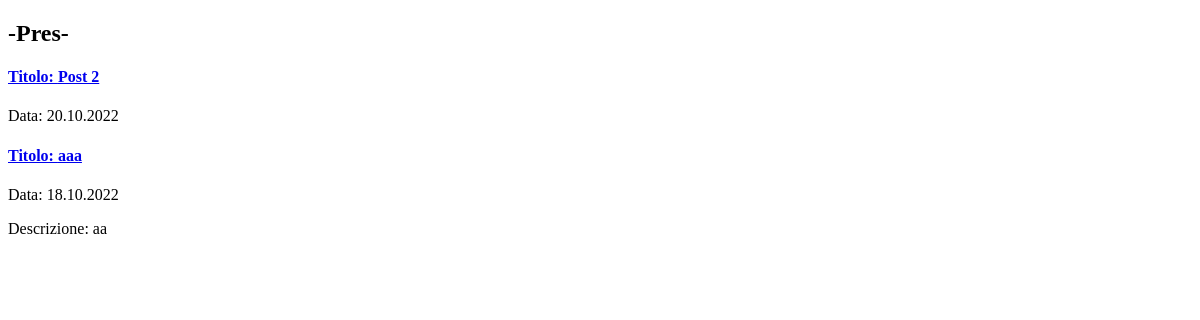
Before: /pres-news with the older database file.
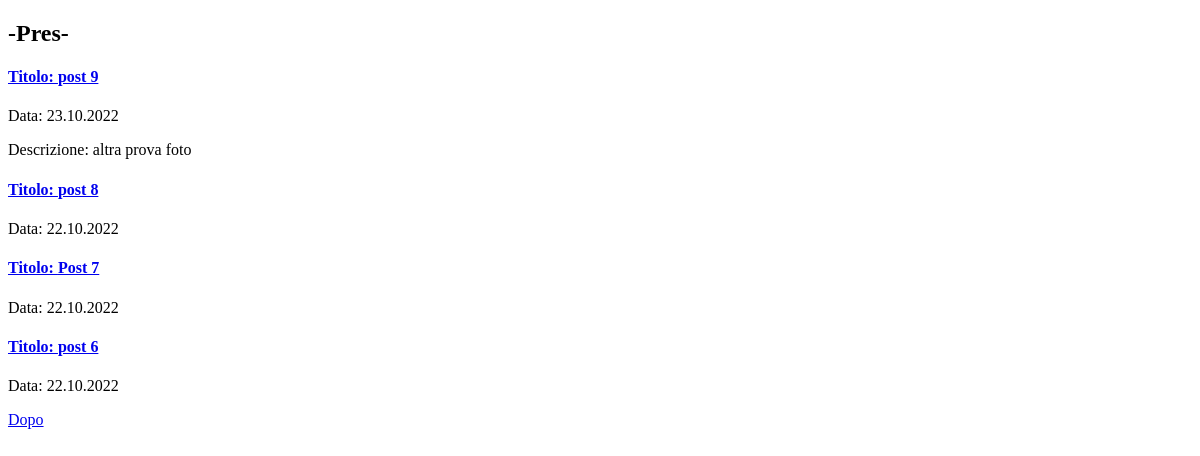
After: the same page with the newer database file.
### blog/models.py (models this page shows, shortened)
class Post(db.Model):
    id = db.Column(db.Integer, primary_key=True)
    user_id = db.Column(db.Integer(), db.ForeignKey('user.id'), nullable=False)
    created_at = db.Column(db.DateTime, default=datetime.now)
    title = db.Column(db.String(120), nullable=False)
    slug = db.Column(db.String(250))
    description = db.Column(db.String(120))
    body = db.Column(db.Text, nullable=False)
    cover = db.Column(db.String(120))

### blog/routes.py (the view)
@app.route("/pres-news")
def pres_news():
    page_number = request.args.get("page", 1, type=int)
    posts = Post.query.order_by(Post.created_at.desc()).paginate(page=page_number, per_page=4, error_out=True)
    if posts.has_next:
        next_page = url_for("pres_news", page=posts.next_num)
    else:
        next_page = None
    if posts.has_prev:
        previous_page = url_for("pres_news", page=posts.prev_num)
    else:
        previous_page = None
    return render_template("Pres_news.html", posts=posts, current_page=page_number,
                            next_page=next_page, previous_page=previous_page)

### blog/templates/pres_news.html (shortened to what this page needs)
{% extends "base.html" %}
{% block content %}
<h2>-Pres-</h2>
    {% for post in posts.items %}
        <h4><a href="{{ url_for('article', post_slug=post.slug) }}">Titolo: {{post.title}}</a></h4>
        <p>Data: {{post.created_at.strftime('%d.%m.%Y')}}</p>
        {% if post.description %}<p>Descrizione: {{post.description}}</p>{% endif %}
    {% endfor %}
    <div>
        {% if next_page %}<a href=" {{next_page}} ">Dopo</a>{% endif %}
    </div>
{% endblock %}

### blog/templates/base.html (shortened to what this page needs)
<!DOCTYPE html>
<html lang="it">
<head>
</head>
<body>
    {% block content %}
    {% endblock %}
</body>
</html>

Changed rows visible on the page:
no longer on this page (row unchanged): Post: title "Post 2", created_at "20.10.2022"
no longer on this page (row edited): Post: title "aaa", created_at "18.10.2022", description "aa"
added Post: title "post 9", created_at "23.10.2022", description "altra prova foto"
added Post: title "post 8", created_at "22.10.2022"
added Post: title "Post 7", created_at "22.10.2022"
added Post: title "post 6", created_at "22.10.2022"
Other visible differences:
text now shown: "Dopo"
